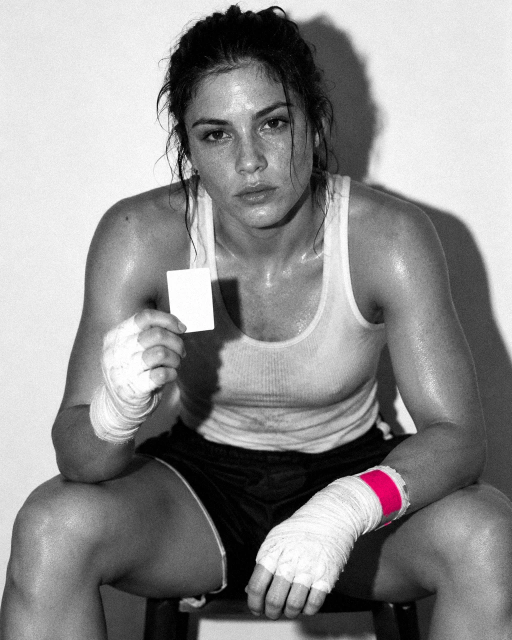
#> input picture src/assets/bw-boxer.webp, 1024 x 1280 px, given in place of r-000.jpg, which was not available (shown at 1/2 size)
$ python prepare-assets.py ../src/assets/bw-boxer.webp
#> lines starting #> are read from the running program, lines starting #| are printed output that depends on the picture; after the words box and inside, x2 and y2 are one past the last pixel; in counts of white or black regions, pixels touching at a corner belong together
"""Cuts the founder's reference pack (extracted PDF images) into site assets.
Usage: python3 scripts/prepare-assets.py <refs_dir>   (refs_dir holds r-000.jpg ... and sheet.webp)
Nothing is generated or redrawn here: crops, colour-keying of the logo, and re-encoding only."""
import sys, os
import numpy as np
from PIL import Image
refs = sys.argv[1]; out = os.path.join(os.path.dirname(__file__), '..', 'src', 'assets')
R = lambda n: Image.open(os.path.join(refs, n)).convert('RGB')

# --- Logo: key the raster onto transparency with exact brand colours (#111111 / #FF006E)
im = np.asarray(R('r-000.jpg')).astype(np.float32)
bg = np.array([247, 243, 238], np.float32)  # warm ivory
r, g, b = im[..., 0], im[..., 1], im[..., 2]
dark = 1 - np.clip(im.max(axis=2) / bg.max(), 0, 1)               # blackness
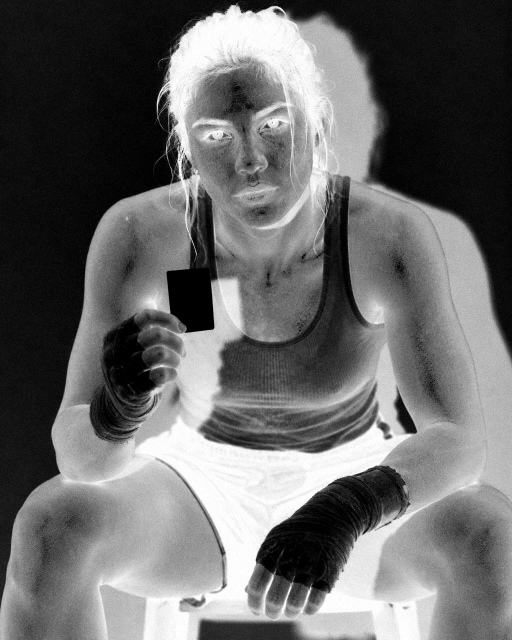
#> dark: shape (1280, 1024) float32 (shown at 1/2 size); min 0, max 1, mean 0.415
pinkness = np.clip((r - g) / 150.0, 0, 1)                          # saturation toward pink
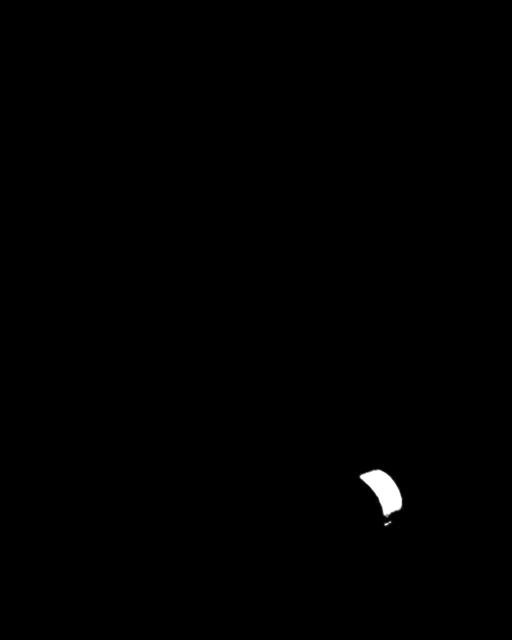
#> pinkness: shape (1280, 1024) float32 (shown at 1/2 size); min 0, max 1, mean 0.00327
is_pink = pinkness > 0.35
#> is_pink: shape (1280, 1024) bool; 0.33% white; 2 white regions, box (x1, y1, x2, y2) and area: (719, 939, 804, 1034) 4228, (769, 1042, 782, 1052) 57
alpha_black = np.clip((bg.mean() - im.mean(axis=2)) / (bg.mean() - 17), 0, 1)
alpha_pink = np.clip((bg[1] - g) / (bg[1] - 40), 0, 1)
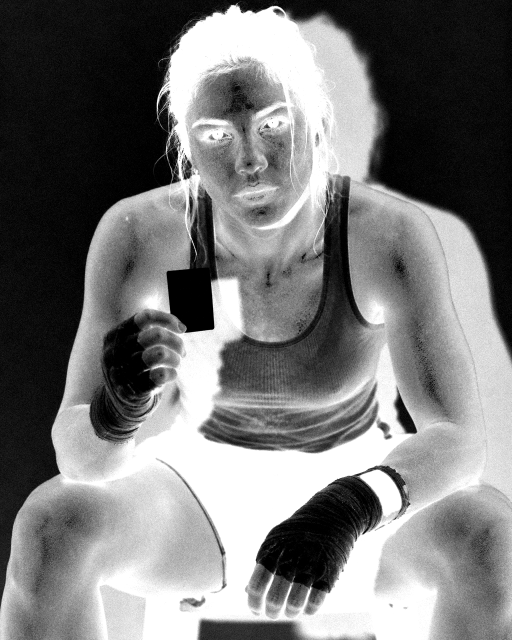
#> alpha_pink: shape (1280, 1024) float32 (shown at 1/2 size); min 0, max 1, mean 0.472
alpha = np.where(is_pink, alpha_pink, alpha_black)
rgb = np.where(is_pink[..., None], np.array([255, 0, 110]), np.array([17, 17, 17]))
logo = Image.fromarray(np.dstack([rgb, alpha * 255]).astype(np.uint8), 'RGBA')
logo = logo.crop(logo.getbbox())
logo.save(os.path.join(out, 'logo.png'))
print('logo', logo.size)
#| logo (1024, 1280)
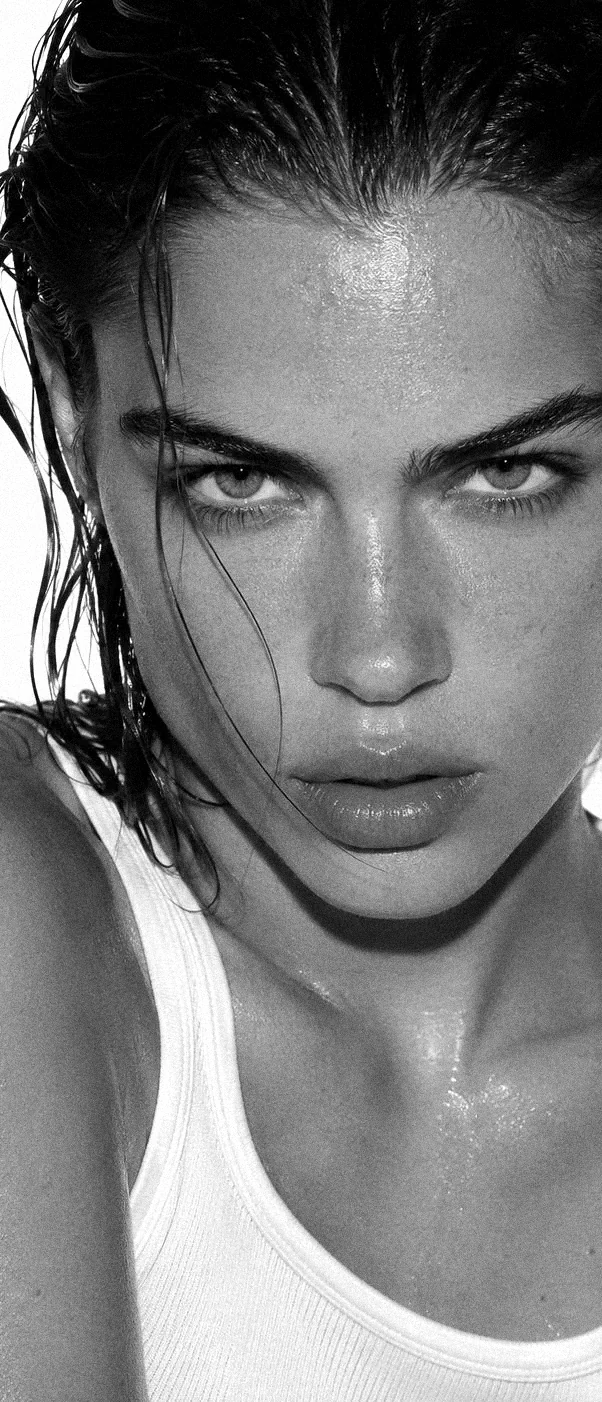
#> input picture src/assets/bw-closing.webp, 602 x 1402 px, given in place of r-009.jpg, which was not available

def save(img, name, q=88):
#> called with name = 'campaign-tongue.webp', q = 88
    img.save(os.path.join(out, name), quality=q, method=6); print(name, img.size)
#> after `img.save(os.path.join(out, name), quality=q, method=6)`:
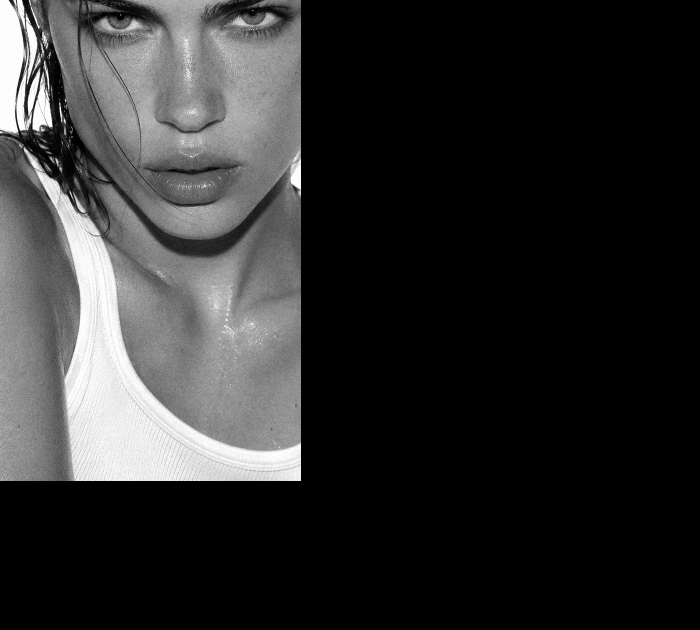
#> saved as campaign-tongue.webp: PIL image 1400x1260 RGB (shown at 1/2 size); mean R, G, B 46.1, 46.1, 46.1
#| campaign-tongue.webp (1400, 1260)

# --- Campaign photography (REF-08), cropped to remove baked-in type so the site sets live type
save(R('r-009.jpg').crop((0, 440, 1400, 1700)), 'campaign-tongue.webp')        # THE DAY ISN'T DONE
save(R('r-009.jpg'), 'campaign-tongue-poster.webp')
#> in save, img is the input picture: PIL image 602x1402 RGB; mean R, G, B 120.8, 120.8, 120.8
#| campaign-tongue-poster.webp (602, 1402)
save(R('r-010.jpg').crop((400, 0, 1122, 1402)), 'campaign-shades.webp')        # NOT MADE TO STOP (shades)
#> call 3 of save, with name = 'campaign-shades.webp', q = 88
#> in save (call 3), `img.save(os.path.join(out, name), quality=q, method=6)`:
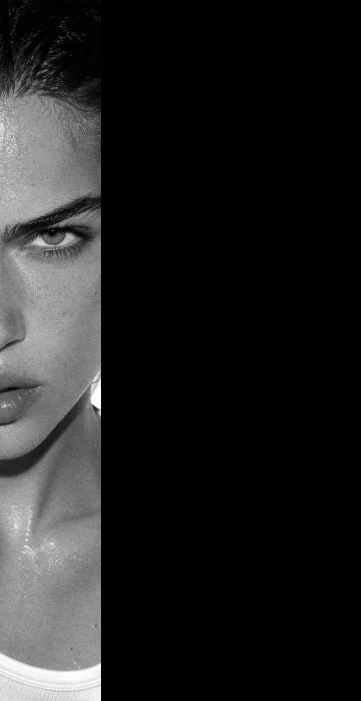
#> saved as campaign-shades.webp: PIL image 722x1402 RGB (shown at 1/2 size); mean R, G, B 33.4, 33.3, 33.4
#| campaign-shades.webp (722, 1402)
save(R('r-010.jpg'), 'campaign-shades-poster.webp')
#| campaign-shades-poster.webp (602, 1402)
#> (the run stopped early here; a loop or call above may not have finished)
